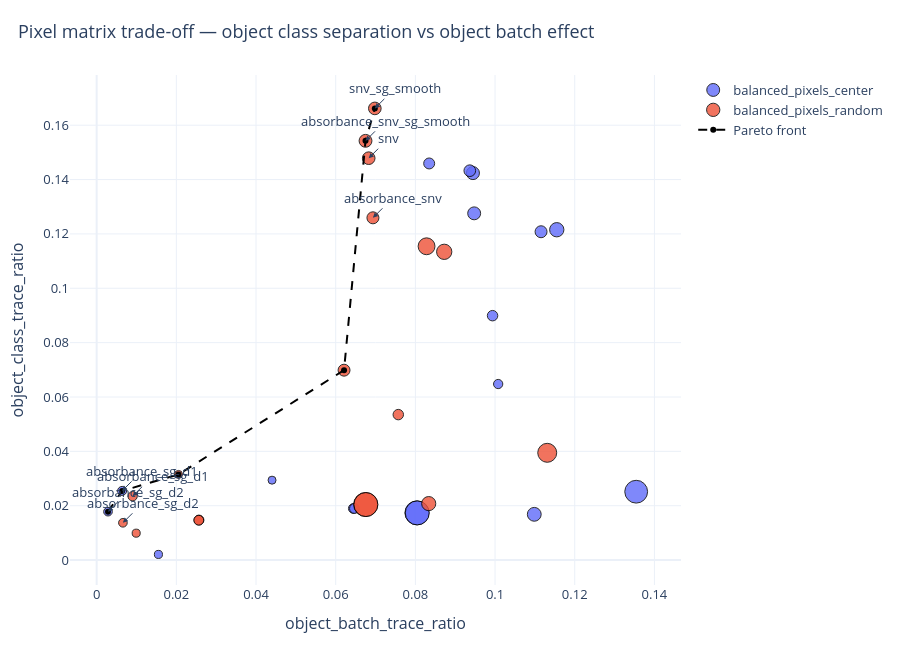

Source (notebook cell):
### Code cell
pixel_metric_df = pca_scored_df[
    pca_scored_df["matrix_method"].isin(["balanced_pixels", "all_pixels"])
].copy()

if len(pixel_metric_df) > 0:
    plot_pca_metric_tradeoff(
        pixel_metric_df,
        x_metric="object_batch_trace_ratio",
        y_metric="object_class_trace_ratio",
        color_by="matrix_variant",
        symbol_by=None,
        show_pareto=True,
        label_col="preprocessing",
        label_top_n=8,
        size_by="object_over_intra_ratio",
        title="Pixel matrix trade-off — object class separation vs object batch effect",
        show=True,
    )
else:
    print("No pixel-level matrix result available.")

### Figure 1 — Plotly figure (JSON) as saved in the notebook; plotly's stock layout.template omitted (floating-point values rounded to 4 significant figures; data arrays with more than 128 entries replaced by an {"elided": "..."} marker saying what was removed)
{"data": [{"customdata": {"elided": "18x8 str values"}, "hovertemplate": "object_batch_trace_ratio: %{x:.4f}<br>object_class_trace_ratio: %{y:.4f}<br>matrix_method: %{customdata[0]}<br>preprocessing: %{customdata[1]}<br>class_trace_ratio: %{customdata[2]}<br>batch_trace_ratio: %{customdata[3]}<br>class_over_batch_ratio: %{customdata[4]}<br>ncomp_90: %{customdata[5]}<br>ncomp_95: %{customdata[6]}<br>train_q_mean: %{customdata[7]}<br><extra></extra>", "marker": {"color": "#636EFA", "line": {"color": "black", "width": 1}, "opacity": 0.82, "size": [9.043, 8.637, 23.99, 24.0, 13.04, 11.67, 14.32, 10.95, 11.96, 12.93, 8.128, 8.0, 10.47, 22.81, 9.274, 13.85, 9.763, 9.771], "symbol": "circle"}, "mode": "markers", "name": "balanced_pixels_center", "type": "scatter", "x": [0.006389, 0.002848, 0.08038, 0.08048, 0.09444, 0.09366, 0.1155, 0.08347, 0.1115, 0.09476, 0.0155, 0.04402, 0.09937, 0.1354, 0.1008, 0.1098, 0.06442, 0.0647], "y": [0.02545, 0.01782, 0.01738, 0.01736, 0.1424, 0.1433, 0.1215, 0.1459, 0.1208, 0.1276, 0.002086, 0.0294, 0.08992, 0.02516, 0.06477, 0.01684, 0.01899, 0.01898]}, {"customdata": {"elided": "18x8 str values"}, "hovertemplate": "object_batch_trace_ratio: %{x:.4f}<br>object_class_trace_ratio: %{y:.4f}<br>matrix_method: %{customdata[0]}<br>preprocessing: %{customdata[1]}<br>class_trace_ratio: %{customdata[2]}<br>batch_trace_ratio: %{customdata[3]}<br>class_over_batch_ratio: %{customdata[4]}<br>ncomp_90: %{customdata[5]}<br>ncomp_95: %{customdata[6]}<br>train_q_mean: %{customdata[7]}<br><extra></extra>", "marker": {"color": "#EF553B", "line": {"color": "black", "width": 1}, "opacity": 0.82, "size": [16.88, 12.63, 12.85, 15.31, 12.63, 9.336, 24.0, 24.0, 8.656, 11.94, 12.01, 8.0, 8.072, 18.98, 10.48, 14.17, 9.825, 9.821], "symbol": "circle"}, "mode": "markers", "name": "balanced_pixels_random", "type": "scatter", "x": [0.08281, 0.06982, 0.06749, 0.08724, 0.06828, 0.009025, 0.06751, 0.06758, 0.006594, 0.0621, 0.06935, 0.02055, 0.009923, 0.1131, 0.07571, 0.08335, 0.02569, 0.02563], "y": [0.1154, 0.1662, 0.1542, 0.1134, 0.1479, 0.0235, 0.02045, 0.02043, 0.01372, 0.06987, 0.1259, 0.03152, 0.009902, 0.03947, 0.05352, 0.02078, 0.01474, 0.01465]}, {"line": {"color": "black", "dash": "dash"}, "marker": {"color": "black", "size": 6}, "mode": "lines+markers", "name": "Pareto front", "type": "scatter", "x": [0.002848, 0.006389, 0.02055, 0.0621, 0.06749, 0.06982], "y": [0.01782, 0.02545, 0.03152, 0.06987, 0.1542, 0.1662]}], "layout": {"annotations": [{"arrowhead": 2, "ax": 20, "ay": -20, "showarrow": true, "text": "absorbance_sg_d2", "x": 0.002848, "y": 0.01782}, {"arrowhead": 2, "ax": 20, "ay": -20, "showarrow": true, "text": "absorbance_sg_d1", "x": 0.006389, "y": 0.02545}, {"arrowhead": 2, "ax": 20, "ay": -20, "showarrow": true, "text": "absorbance_sg_d1", "x": 0.009025, "y": 0.0235}, {"arrowhead": 2, "ax": 20, "ay": -20, "showarrow": true, "text": "snv_sg_smooth", "x": 0.06982, "y": 0.1662}, {"arrowhead": 2, "ax": 20, "ay": -20, "showarrow": true, "text": "absorbance_snv_sg_smooth", "x": 0.06749, "y": 0.1542}, {"arrowhead": 2, "ax": 20, "ay": -20, "showarrow": true, "text": "snv", "x": 0.06828, "y": 0.1479}, {"arrowhead": 2, "ax": 20, "ay": -20, "showarrow": true, "text": "absorbance_sg_d2", "x": 0.006594, "y": 0.01372}, {"arrowhead": 2, "ax": 20, "ay": -20, "showarrow": true, "text": "absorbance_snv", "x": 0.06935, "y": 0.1259}], "font": {"size": 13}, "height": 650, "hoverlabel": {"namelength": -1}, "margin": {"b": 65, "l": 70, "r": 80, "t": 75}, "title": {"font": {"size": 18}, "text": "Pixel matrix trade-off — object class separation vs object batch effect", "x": 0.02}, "width": 900, "xaxis": {"title": {"text": "object_batch_trace_ratio"}}, "yaxis": {"title": {"text": "object_class_trace_ratio"}}}}
